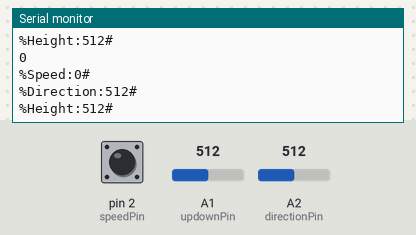
The sketch below on a simulated Arduino Uno, built with avr-gcc and run on an emulated ATmega328P. On the bench: the last lines printed to the serial monitor. The inputs (shaded band) are chosen by the test bench; at power-on: A2 (directionPin) = 512, pin 2 (speedPin) HIGH, A1 (updownPin) = 512.

Above: at 2.7 s.
2.8 s: A2 (directionPin) set to 109
At 3.44 s:
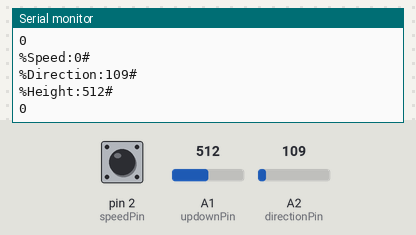
5.8 s: A2 (directionPin) set to 91
At 5.86 s:
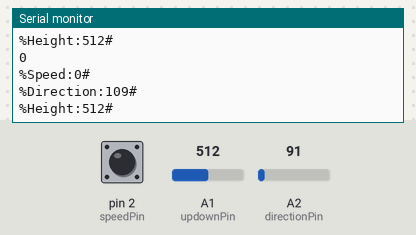
13.3 s: A2 (directionPin) set to 11
At 13.35 s:
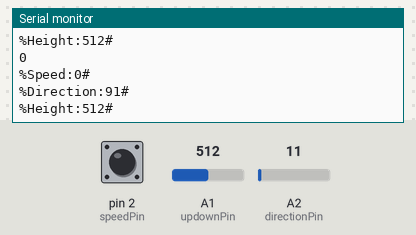
16.3 s: A2 (directionPin) set to 8
At 16.38 s:
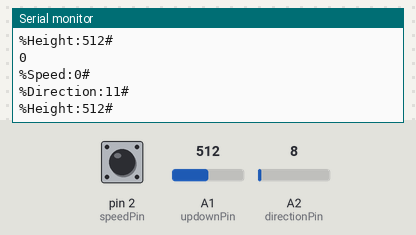
Timing chart, 0 to 18.8 s (numbered marks = the images above; inputs shaded):
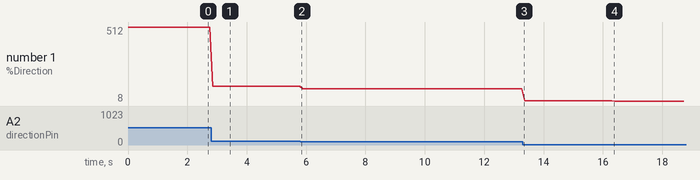

Measured:
- the behaviour switches between 100 and 99 on A2 (directionPin) (found by bisection; images 1 and 2)
- after the input at 2.8 s, the serial monitor: prints a new line after 0.05 s (image 1)
- plotted number 1: 512 → 109 after the input at 2.8 s, 109 → 91 after the input at 5.8 s, 91 → 11 after the input at 13.3 s, 11 → 8 after the input at 16.3 s

The sketch:

ReadPotMeter.ino
```cpp
int speedPin = 2;
int directionPin = A2;
int updownPin = A1;

String beginToken = "%";
String divider = ":";
String endToken = "#";

int val, sensorState, speedVal, directionVal, updownVal, speedAmount;

unsigned long previousMillis = 0;
const long interval = 5000;

void setup() {
  Serial.begin(9600);
}

void loop() {
  directionVal = analogRead(directionPin);
  updownVal = analogRead(updownPin);


  CalculateRPM();
  SendMessage();
  unsigned long currentMillis = millis();

  if (currentMillis - previousMillis >= interval) {
    previousMillis = currentMillis;
    SetRPM();
  }
}

void CalculateRPM()
{
  val = digitalRead(speedPin);
       if (val != sensorState) {
        if (val == LOW) {
          speedAmount++;
        }
      }
      sensorState = val;
      Serial.println(speedAmount);
}

void SetRPM()
{
  speedVal = speedAmount;
  speedAmount = 0;
}

void SendMessage()
{
    Serial.println(beginToken + "Speed" + divider + speedVal + endToken);
    Serial.println(beginToken + "Direction" + divider + directionVal + endToken);
    Serial.println(beginToken + "Height" + divider + updownVal + endToken);
    delay(100);
}
```
